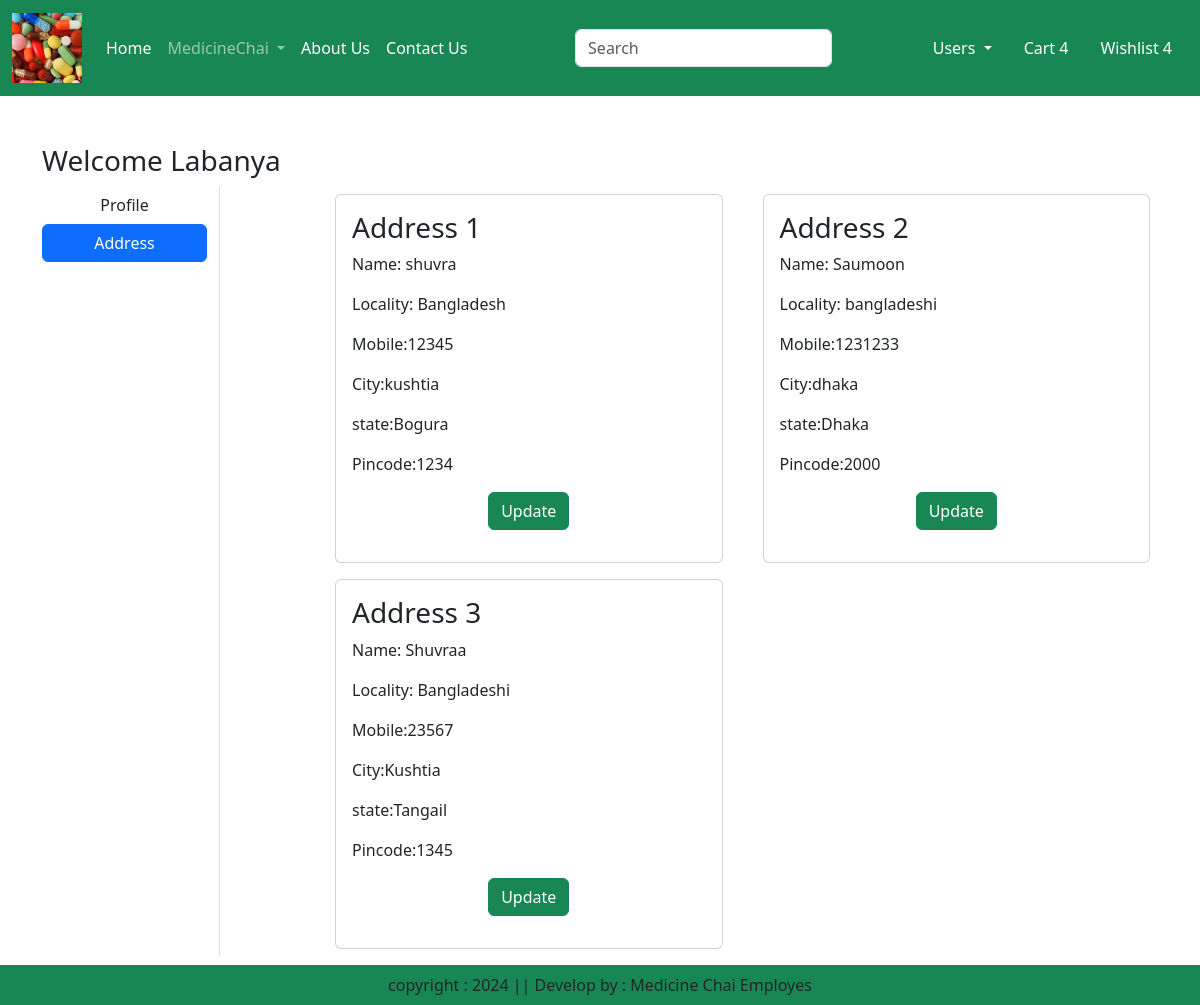
The page /address/ (signed in) on the database its author committed.
### app/models.py (models this page shows, shortened)
class Customer(models.Model):
    user = models.ForeignKey(User,on_delete=models.CASCADE)
    name = models.CharField(max_length=200)
    locality = models.CharField(max_length=200)
    city = models.CharField(max_length=50)
    mobile = models.IntegerField(default=0)
    zipcode = models.IntegerField()
    state = models.CharField(choices=STATE_CHOICES,max_length=200)

### app/views.py (the view)
# urls.py: path('address/',views.address,name='address'),
def address(request):
    add=Customer.objects.filter(user=request.user)
    return render(request, 'app/address.html',locals())

### app/templates/app/address.html (shortened to what this page needs)
{% extends 'app/base.html' %}
{% load static %}
{% block main-content %}
<div class="container my-5">
    <div class="row">
        <h3>Welcome <span class="text-capitalize">{{request.user}}</span></h3>
    <div class="col-sm-2 border-end">
        <ul class="list-unstyled">
            <li class="d-grid"><a href="{% url 'profile' %}"class="btn">Profile</a></li>
            <li class="d-grid"><a href="{% url 'address' %}"class="btn btn-primary">Address</a></li>
        </ul>
    </div>
    <div class="col-sm-9 offset-sm-1">
        <div class="row">
            {% for ad in add %}
            <div class="col-sm-6">
                <div class="card m-2">
                    <div class="card-body">
                        <h3>Address {{forloop.counter}}</h3>
                        <p>Name: {{ad.name}}</p>
                        <p>Locality: {{ad.locality}}</p>
                        <p>Mobile:{{ad.mobile}}</p>
                        <p>City:{{ad.city}}</p>
                        <p>state:{{ad.state}}</p>
                        <p>Pincode:{{ad.zipcode}}</p>
                        <p class="text-center"><a href="{% url 'updateAddress' pk=ad.id %}" type="button" class="btn btn-success">Update</a></p>
                    </div>
                </div>
            </div>
            {% endfor %}
        </div>
    </div>
</div>
</div>
{% endblock main-content %}

### rows shown on the page
Customer: name "shuvra", locality "Bangladesh", mobile "12345", city "kushtia", state "Bogura", zipcode "1234"
Customer: name "Saumoon", locality "bangladeshi", mobile "1231233", city "dhaka", state "Dhaka", zipcode "2000"
Customer: name "Shuvraa", locality "Bangladeshi", mobile "23567", city "Kushtia", state "Tangail", zipcode "1345"

### other values the page prints
{{ request.user }} "Labanya"
